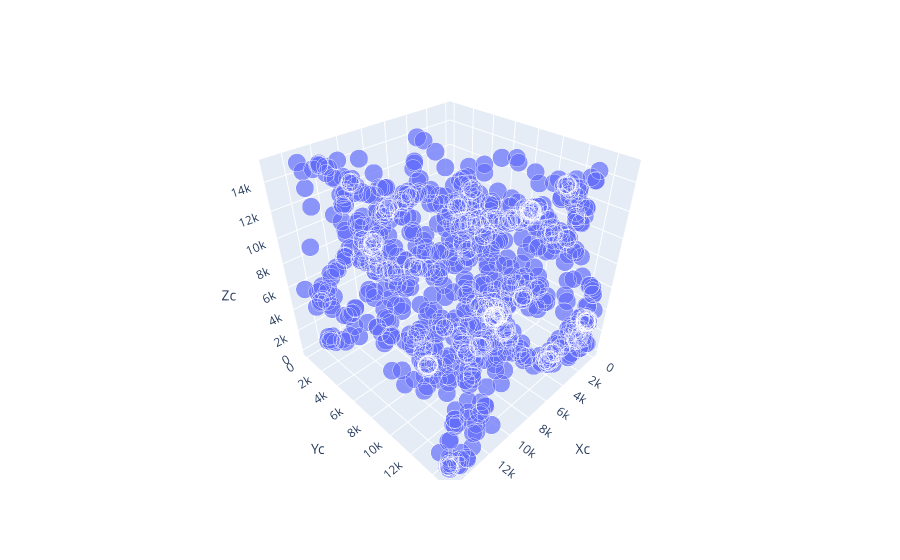

Write notebook code for a chart like this one.
### Code cell
fig = px.scatter_3d(df[:1000], x='Xc', y='Yc', z='Zc', size='lg_Mhalo')
fig.show()

### Figure 1 — Plotly figure (JSON) as saved in the notebook; plotly's stock layout.template omitted (floating-point values rounded to 4 significant figures; data arrays with more than 128 entries replaced by an {"elided": "..."} marker saying what was removed)
{"data": [{"hovertemplate": "Xc=%{x}<br>Yc=%{y}<br>Zc=%{z}<br>lg_Mhalo=%{marker.size}<extra></extra>", "legendgroup": "", "marker": {"color": "#636efa", "size": {"elided": "1000 float values"}, "sizemode": "area", "sizeref": 0.0327, "symbol": "circle"}, "mode": "markers", "name": "", "scene": "scene", "showlegend": false, "type": "scatter3d", "x": {"elided": "1000 float values"}, "y": {"elided": "1000 float values"}, "z": {"elided": "1000 float values"}}], "layout": {"legend": {"itemsizing": "constant", "tracegroupgap": 0}, "margin": {"t": 60}, "scene": {"domain": {"x": [0, 1], "y": [0, 1]}, "xaxis": {"title": {"text": "Xc"}}, "yaxis": {"title": {"text": "Yc"}}, "zaxis": {"title": {"text": "Zc"}}}}}
